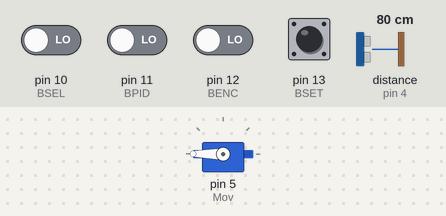
Simulated run of this sketch. Board: Arduino Uno, built with avr-gcc and run on an emulated ATmega328P. On the bench: servo. Wiring (inferred from the names in the program): ultrasonic range finder: trigger pin 3; echo pin 4. The test bench sets the inputs (shaded band); at power-on: pin 10 (BSEL), pin 11 (BPID), pin 12 (BENC), pin 13 (BSET) LOW, distance to the obstacle (sensor on pin 4) 80 cm. The echo pulse lasts 58.3 µs per cm; what the sketch prints to the serial monitor is not drawn.

Above: at 4.5 s.
4.6 s: distance to the obstacle (sensor on pin 4) set to 4 cm
At 5.6 s:
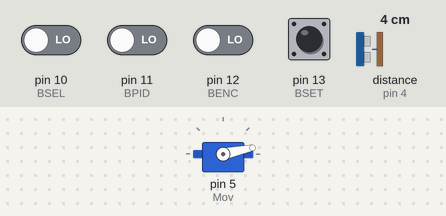
At 8.7 s:
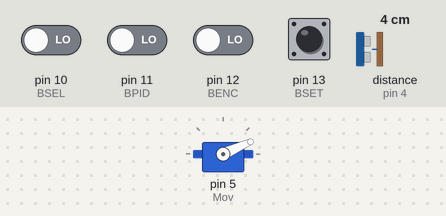
8.8 s: distance to the obstacle (sensor on pin 4) set to 35 cm
10.8 s: distance to the obstacle (sensor on pin 4) set to 250 cm
At 13.7 s:
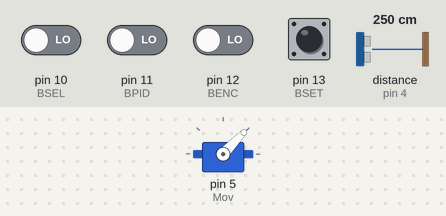
15.0 s: distance to the obstacle (sensor on pin 4) set to 299 cm
Timing chart, 0 to 18.0 s (numbered marks = the images above; inputs shaded):
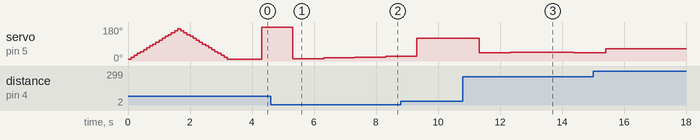

The sketch:

Final.ino
```cpp
#include <Servo.h>
#include <math.h>
Servo Mov;

const int Trigger = 3;
const int Echo = 4;
const int BSET = 13;
const int BENC = 12;
const int BPID = 11;
const int BSEL = 10;
const int t=500;
int EstadoArd=1;
int EstMensaje=1;
int EstSelect =0;
int Seleccion=0;
int ValINT=0;
int ValDEC=0;
int Setp=5 ;

float Kp=4.2;
float Kd=4.3;
float Ki=2;

unsigned long tiempoHC;
unsigned long d;
unsigned long tiempo;
unsigned long tAnterior;
unsigned long tMuestreo;

double proporcional;
double integral;
double derivativo;
double error;
double eAnterior;


void setup() {
  Serial.begin(9600);
  pinMode(Trigger, OUTPUT);
  pinMode(Echo, INPUT);
  pinMode(BPID,INPUT);
  pinMode(BSEL,INPUT);
  pinMode(BENC,INPUT);
  pinMode(BSET,INPUT);
  digitalWrite(Trigger, LOW);
  Mov.attach(5);
  Serial.println("Inicio");
  Serial.print("Calibrando servo");
  CalibrarServo();
  Serial.println("Calibrado");
}

void loop(){
  BotonENCENDIDO();
  if(EstadoArd==1){
    if(EstMensaje==0){
      EstMensaje=1;
      Serial.println("Encendido");
    }
    BotonSETPOINT();
    BotonKPID();
    Botonconfig();
    LeerSensor();
    double datos = pidCalculo(Setp,d);
      if (int(datos)<= 170){
        Mov.write(abs(datos));
      }else{
        Mov.write(170);
        }
    Serial.print("Datos PID ");
    Serial.println( abs(datos));

  }else{
    if(EstMensaje==1){
      EstMensaje=0;
      Serial.println("Apagado");
    }
  }
}


void BotonSETPOINT(){
  if(digitalRead(BSET) == HIGH){
    Seleccion=1;
    Serial.print("Seleccionar punto fijo: ");
    while(Seleccion==1){
        ValDEC = analogRead(A0);
        ValDEC = map(ValDEC, 0, 1023, 0, 10);
        Setp=ValDEC;
        Serial.println(ValDEC);
        delay(t);
        if(digitalRead(BSET)==HIGH){
          Seleccion=0;
          Serial.print("Punto fijo: ");
          Serial.print(Setp);
          Serial.println(" cm");
        }
    }
  }
}

void BotonKPID(){
  if(digitalRead(BPID) == HIGH){
    Seleccion=1;
    Serial.println("Seleccionar Configuración PID: ");
    while(Seleccion==1){
      BotonKPKIKD();
      switch (EstSelect){
        case 0:
          Serial.print("Kp= ");
          Valores(1);
          Serial.println(Kp);
        break;
        case 1:
          Serial.print("Ki= ");
          Valores(2);
          Serial.println(Ki);
        break;
        case 2:
          Serial.print("Kd= ");
          Valores(3);
          Serial.println(Kd);
        break;
        case 3:
            Serial.println("Valores fijados: ");
            Serial.print("Kp: ");
            Serial.println(Kp);
            Serial.print("Ki: ");
            Serial.println(Ki);
            Serial.print("Kd: ");
            Serial.println(Kd);
            EstSelect=0;
            Seleccion=0;
        break;
      }
    }
  }
}

void BotonKPKIKD(){
  if(digitalRead(BSEL)==HIGH){
    EstSelect++;
    if(EstSelect==4){
      EstSelect=0;
    }
  }
  delay(t);
}

void BotonENCENDIDO(){
  if(digitalRead(BENC)==HIGH){
    EstadoArd++;
    if(EstadoArd==2){
      EstadoArd=0;
    }
  }
  delay(t);
}

void Valores(int b){
        ValINT = analogRead(A1);
        ValINT = map(ValINT, 0, 1023, 0, 20);
        ValDEC = analogRead(A0);
        ValDEC = map(ValDEC, 0, 1023, 0, 99);
        float a=ValINT+(float(ValDEC))/100;
        switch(b){
          case 1:
            Kp=a;
          break;
          case 2:
            Ki=a;
          break;
          case 3:
            Kd=a;
          break;
        }
        delay(t);
}

void Botonconfig(){
  if(digitalRead(BSEL)==HIGH){
    Serial.println("Configuración actual:");
    Serial.print("Punto fijo: ");
    Serial.print(Setp);
    Serial.println(" cm");
    Serial.print("kp= ");
    Serial.print(Kp);
    Serial.print(", ");
    Serial.print("ki= ");
    Serial.print(Ki);
    Serial.print(", ");
    Serial.print("kd= ");
    Serial.println(Kd);
  }
  delay(t);
}

void LeerSensor(){
  digitalWrite(Trigger, HIGH);
  delayMicroseconds(10);
  digitalWrite(Trigger, LOW);
  tiempoHC = pulseIn(Echo, HIGH);
  d = tiempoHC/59;
}

double pidCalculo(double setpoint, double retroalimentacion){
  tiempo = millis();
  tMuestreo = (tiempo-tAnterior);
  error = setpoint - retroalimentacion;
  proporcional = Kp*error;
  derivativo = Kd*((error-eAnterior)/tMuestreo);
  if (-4<error && error <4){
    integral=integral + (Ki*error);
  }else{
    integral =0;
  }
  double resultado = proporcional + derivativo + integral;
  eAnterior = error;
  tAnterior = tiempo;
  return resultado;
}

void CalibrarServo(){
    Serial.print("...");
    for (int i=1;i<17;i++){
      Mov.write(i*10);
      delay(100);
    }
    Serial.print("...");
    for (int i=17;i>0;i--){
      Mov.write(i*10);
      delay(100);
    }
}
```

Measured:
- after the input at 4.6 s, servo on pin 5 (Mov): 180° → 12° after 0.71 s, → 16° 1.0 s later, → 20° 1.0 s later, → 24° 1.0 s later
- after the input at 10.8 s, servo on pin 5 (Mov): 121° → 45° after 0.54 s, → 46° 1.0 s later, → 45° 2.0 s later
